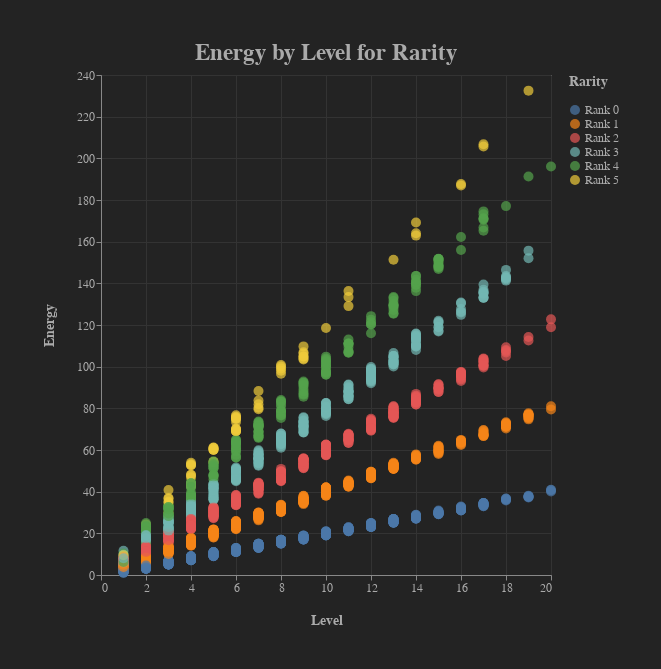

Notebook code cell kept with this figure:
### Code cell
chart(df, 'Level', 'Energy', 'Rarity')

### Figure 1 — Vega specification as saved in the notebook (floating-point values rounded to 4 significant figures; data arrays with more than 128 entries replaced by an {"elided": "..."} marker saying what was removed)
{"$schema": "https://vega.github.io/schema/vega/v5.json", "data": [{"name": "source_0", "values": {"elided": "2500 records"}}, {"name": "source_0_x_domain_Level", "values": [{"min": 1, "max": 20}]}, {"name": "source_0_y_domain_Energy", "values": [{"min": 1.03, "max": 232.5}]}, {"name": "source_0_color_domain_Rarity", "values": [{"Rarity": "Rank 1"}, {"Rarity": "Rank 0"}, {"Rarity": "Rank 2"}, {"Rarity": "Rank 3"}, {"Rarity": "Rank 4"}, {"Rarity": "Rank 5"}]}], "marks": [{"type": "symbol", "name": "marks", "from": {"data": "source_0"}, "encode": {"update": {"size": {"value": 100}, "shape": {"value": "circle"}, "opacity": {"value": 0.7}, "ariaRoleDescription": {"value": "circle"}, "tooltip": {"signal": "{\"Name\": isValid(datum[\"Name\"]) ? datum[\"Name\"] : \"\"+datum[\"Name\"], \"Type\": isValid(datum[\"Type\"]) ? datum[\"Type\"] : \"\"+datum[\"Type\"], \"Level\": format(datum[\"Level\"], \"\"), \"Rarity\": isValid(datum[\"Rarity\"]) ? datum[\"Rarity\"] : \"\"+datum[\"Rarity\"], \"Damage\": isValid(datum[\"Damage\"]) ? datum[\"Damage\"] : \"\"+datum[\"Damage\"], \"Health\": format(datum[\"Health\"], \"\"), \"Energy\": format(datum[\"Energy\"], \"\"), \"Sanity\": format(datum[\"Sanity\"], \"\"), \"Timestamp\": isValid(datum[\"Timestamp\"]) ? datum[\"Timestamp\"] : \"\"+datum[\"Timestamp\"]}"}, "fill": {"field": "Rarity", "scale": "color"}, "description": {"signal": "\"Level: \" + (format(datum[\"Level\"], \"\")) + \"; Energy: \" + (format(datum[\"Energy\"], \"\")) + \"; Rarity: \" + (isValid(datum[\"Rarity\"]) ? datum[\"Rarity\"] : \"\"+datum[\"Rarity\"]) + \"; Name: \" + (isValid(datum[\"Name\"]) ? datum[\"Name\"] : \"\"+datum[\"Name\"]) + \"; Type: \" + (isValid(datum[\"Type\"]) ? datum[\"Type\"] : \"\"+datum[\"Type\"]) + \"; Damage: \" + (isValid(datum[\"Damage\"]) ? datum[\"Damage\"] : \"\"+datum[\"Damage\"]) + \"; Health: \" + (format(datum[\"Health\"], \"\")) + \"; Sanity: \" + (format(datum[\"Sanity\"], \"\")) + \"; Timestamp: \" + (isValid(datum[\"Timestamp\"]) ? datum[\"Timestamp\"] : \"\"+datum[\"Timestamp\"])"}, "y": {"field": "Energy", "scale": "y"}, "x": {"field": "Level", "scale": "x"}}}, "style": ["circle"]}], "scales": [{"name": "x", "type": "linear", "domain": [{"signal": "(data(\"source_0_x_domain_Level\")[0] || {}).min"}, {"signal": "(data(\"source_0_x_domain_Level\")[0] || {}).max"}], "range": [0, {"signal": "width"}], "zero": true, "nice": true}, {"name": "y", "type": "linear", "domain": [{"signal": "(data(\"source_0_y_domain_Energy\")[0] || {}).min"}, {"signal": "(data(\"source_0_y_domain_Energy\")[0] || {}).max"}], "range": [{"signal": "height"}, 0], "nice": true, "zero": true}, {"name": "color", "type": "ordinal", "domain": {"data": "source_0_color_domain_Rarity", "field": "Rarity", "sort": true}, "range": "category"}], "axes": [{"scale": "x", "gridScale": "y", "gridColor": "#333333", "labels": false, "maxExtent": 0, "orient": "bottom", "grid": true, "tickCount": {"signal": "ceil(width/40)"}, "minExtent": 0, "ticks": false, "zindex": 0, "domain": false, "aria": false}, {"scale": "y", "aria": false, "minExtent": 0, "tickCount": {"signal": "ceil(height/40)"}, "ticks": false, "labels": false, "zindex": 0, "maxExtent": 0, "orient": "left", "gridColor": "#333333", "grid": true, "gridScale": "x", "domain": false}, {"scale": "x", "orient": "bottom", "grid": false, "titleColor": "#AAAAAA", "titlePadding": 20, "labelColor": "#AAAAAA", "labelOverlap": true, "title": "Level", "titleFontSize": 14, "tickCount": {"signal": "ceil(width/40)"}, "zindex": 0, "labelFontSize": 12, "labelFlush": true}, {"scale": "y", "orient": "left", "tickCount": {"signal": "ceil(height/40)"}, "labelColor": "#AAAAAA", "titlePadding": 20, "labelOverlap": true, "labelFontSize": 12, "titleFontSize": 14, "grid": false, "zindex": 0, "title": "Energy", "titleColor": "#AAAAAA"}], "title": {"text": "Energy by Level for Rarity", "color": "#AAAAAA", "fontSize": 23, "frame": "group"}, "legends": [{"labelColor": "#AAAAAA", "labelFontSize": 12, "titleColor": "#AAAAAA", "titleFontSize": 14, "titlePadding": 15, "fill": "color", "symbolType": "circle", "title": "Rarity", "encode": {"symbols": {"update": {"opacity": {"value": 0.7}}}}}], "width": 450, "style": "cell", "background": "#232323", "padding": {"left": 42, "right": 42, "top": 42, "bottom": 42}, "height": 500}
